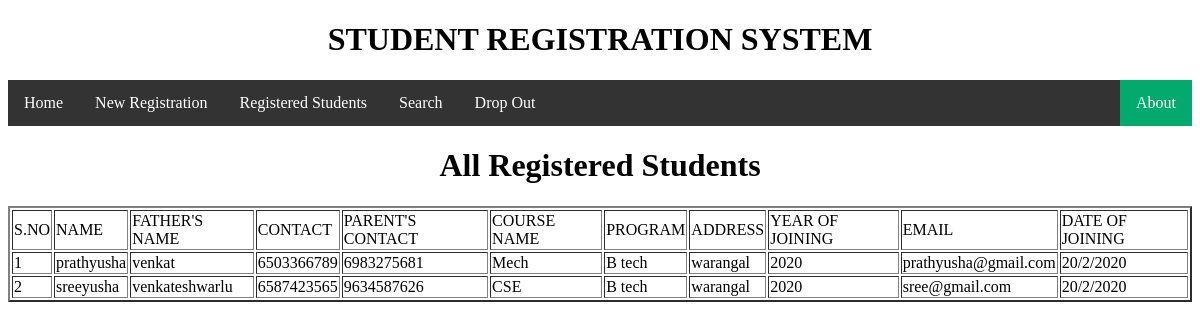
/exist/, run on the app's committed database.
### student/models.py (models this page shows)
class student(models.Model):
    s_name = models.CharField(max_length=30)
    s_father_name = models.CharField(max_length=30)
    s_contact_no = models.CharField(max_length=30)
    s_parent_c_no = models.CharField(max_length=30)
    s_course_id = models.CharField(max_length=30)
    s_program_id = models.CharField(max_length=30)
    s_addr = models.CharField(max_length=30)
    s_batch = models.CharField(max_length=30)
    s_email = models.CharField(max_length=30)
    s_date = models.CharField(max_length=30)

### student/views.py (the view)
# urls.py: path('exist/', views.existing),
def existing(request, quertset=None):
    title = "All Registered Students"
    queryset = student.objects.all()
    context = {
        "title": title,
        "queryset": queryset,
    }
    return render(request, 'existing.html', context)

### templates/existing.html
<!DOCTYPE html>
<html lang="en">
{% include "base.html" %}
<center><h1>{{title}}</h1></center>
<table align="center" border=2>
    <thead>
        <tr>
            <td>S.NO</td>
            <td>NAME</td>
            <td>FATHER'S NAME</td>
            <td>CONTACT</td>
            <td>PARENT'S CONTACT</td>
            <td>COURSE NAME</td>
            <td>PROGRAM</td>
            <td>ADDRESS</td>
            <td>YEAR OF JOINING</td>
            <td>EMAIL</td>
            <td>DATE OF JOINING</td>
        </tr>
    </thead>
    {% for k in queryset %}
    <tbody>
        <tr>
            <td>{{forloop.counter}}</td>
            <td>{{k.s_name}}</td>
            <td>{{k.s_father_name}}</td>
            <td>{{k.s_contact_no}}</td>
            <td>{{k.s_parent_c_no}}</td>
            <td>{{k.s_course_id}}</td>
            <td>{{k.s_program_id}}</td>
            <td>{{k.s_addr}}</td>
            <td>{{k.s_batch}}</td>
            <td>{{k.s_email}}</td>
            <td>{{k.s_date}}</td>
        </tr>
    </tbody>
    {% endfor %}
</table>
</html>

### templates/base.html (shortened to what this page needs)
<!DOCTYPE html>
<html>
<head>
</head>
<center><h1>STUDENT REGISTRATION SYSTEM</h1></center>
<body>
<ul>
    <li><a href="/home">Home</a></li>
    <li><a href="/reg">New Registration</a></li>
    <li><a href="/exist">Registered Students</a></li>
    <li><a href="/search">Search</a></li>
    <li><a href="/drop">Drop Out</a></li>
  <li style="float:right"><a class="active" href="#about">About</a></li>
</ul>
</body>
</html>

### templates/base.html (style rules this page uses)
ul { list-style-type: none; margin: 0; padding: 0; overflow: hidden; background-color: #333; }
li { float: left; }
li a { display: block; color: white; text-align: center; padding: 14px 16px; text-decoration: none; }
.active { background-color: #04AA6D; }

### data on the page
student: s_name "prathyusha", s_father_name "venkat", s_contact_no "6503366789", s_parent_c_no "6983275681", s_course_id "Mech", s_program_id "B tech", s_addr "warangal", s_batch "2020", s_email "prathyusha@gmail.com", s_date "20/2/2020"
student: s_name "sreeyusha", s_father_name "venkateshwarlu", s_contact_no "6587423565", s_parent_c_no "9634587626", s_course_id "CSE", s_program_id "B tech", s_addr "warangal", s_batch "2020", s_email "sree@gmail.com", s_date "20/2/2020"

### other printed values
{{ title }} "All Registered Students"
